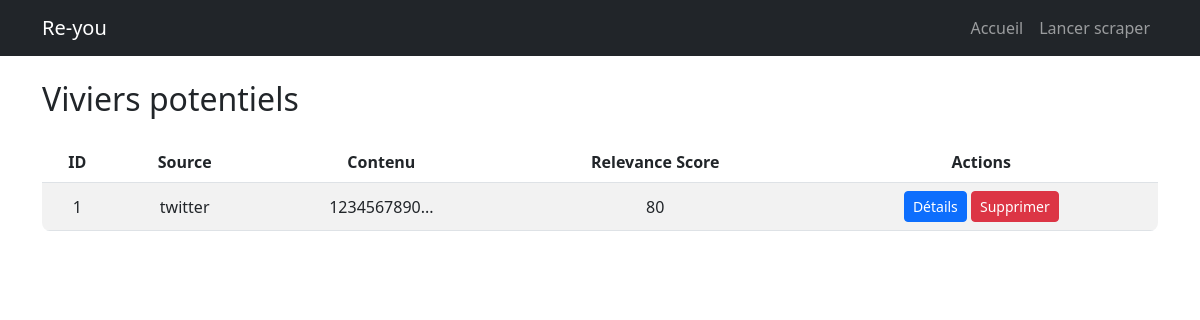
The page / on the database its author committed.
### tables this page shows
CREATE TABLE lead_tracking (
            id INTEGER PRIMARY KEY AUTOINCREMENT,
            source TEXT,
            reference_id TEXT UNIQUE,
            relevance_score INTEGER,
            investigated BOOLEAN DEFAULT 0,
            notes TEXT
        );

### src/web/app.py (the view)
@app.route('/')
def index():
    leads = get_all_rows("lead_tracking")
    return render_template("index.html", leads=leads, total_leads=count_rows("lead_tracking"))

### src/db/database.py (called while the page is built)
def connect_db():
    return sqlite3.connect(DB_PATH)

def get_all_rows(table_name: str) -> List[Tuple]:
    conn = connect_db()
    cursor = conn.cursor()
    cursor.execute(f"SELECT * FROM {table_name}")
    rows = cursor.fetchall()
    conn.close()
    return rows

def count_rows(table_name: str) -> int:
    conn = connect_db()
    cursor = conn.cursor()
    cursor.execute(f"SELECT COUNT(*) FROM {table_name}")
    count = cursor.fetchone()[0]
    conn.close()
    return count

### src/web/templates/index.html (shortened to what this page needs)
{% extends 'layout.html' %}
{% block content %}
<h2 class="mb-4">Viviers potentiels</h2>
<table class="table table-striped">
    <thead>
        <tr>
            <th>ID</th>
            <th>Source</th>
            <th>Contenu</th>
            <th>Relevance Score</th>
            <th>Actions</th>
        </tr>
    </thead>
    <tbody>
        {% for lead in leads %}
        <tr>
            <td>{{ lead[0] }}</td>
            <td>{{ lead[1] }}</td>
            <td>{{ lead[2][:100] }}...</td>
            <td>{{ lead[3] }}</td>
            <td>
                <a href="{{ url_for('lead_details', lead_id=lead[0]) }}" class="btn btn-primary btn-sm">Détails</a>
                <a href="{{ url_for('delete_lead', lead_id=lead[0]) }}" class="btn btn-danger btn-sm">Supprimer</a>
            </td>
        </tr>
        {% endfor %}
    </tbody>
</table>
{% endblock %}

### src/web/static/styles.css (style rules this page uses)
body { background-color: #f8f9fa; font-family: Arial, sans-serif; }
.table { background-color: white; border-radius: 8px; overflow: hidden; }
.table th { background-color: #343a40; color: white; text-align: center; }
.table td { vertical-align: middle; text-align: center; }
.btn-primary { background-color: #007bff; border-color: #007bff; }
.btn-danger { background-color: #dc3545; border-color: #dc3545; }

### rows shown on the page
lead_tracking: id "1", source "twitter", reference "1234567890", relevance_score "80"
